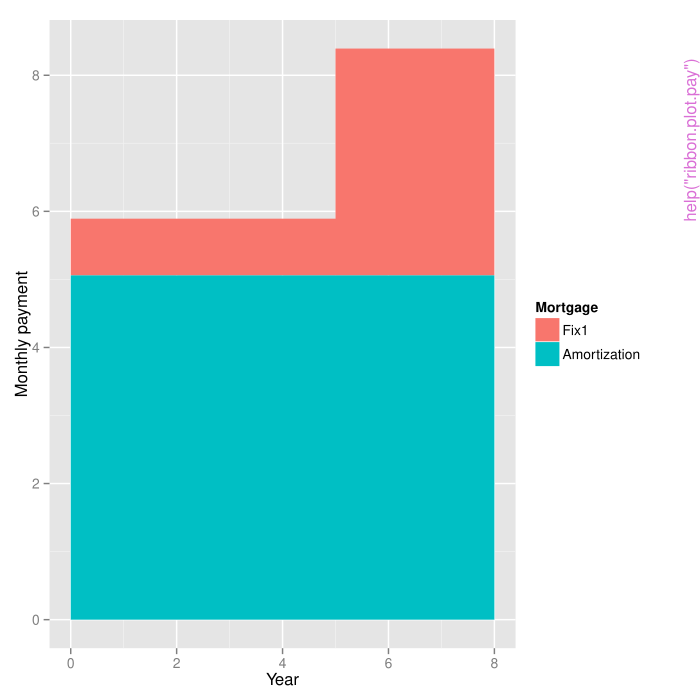

Source code (R):
pkgname <- "SwissMortgage"
source(file.path(R.home("share"), "R", "examples-header.R"))
options(warn = 1)
library('SwissMortgage')

assign(".oldSearch", search(), pos = 'CheckExEnv')
cleanEx()
nameEx("amortization")
### * amortization

flush(stderr()); flush(stdout())

### Name: amortization
### Title: Find the value of one amortization payment
### Aliases: amortization

### ** Examples

amortization(debt = 1000, rate = 1, period = 5)



cleanEx()
nameEx("fix.rate")
### * fix.rate

flush(stderr()); flush(stdout())

### Name: fix.rate
### Title: Find the fixed interest rates over given future period
### Aliases: fix.rate

### ** Examples

flexRate <- flex.rate()
current.fix.rates <- c(0.980, 0.960, 1.020, 1.150, 1.300, 1.460, 1.620, 1.780, 1.920, 2.060)
fix.rate(start.time = 0, period = 5, current.fix.rates = current.fix.rates, flex.rate = flexRate)



cleanEx()
nameEx("flex.rate")
### * flex.rate

flush(stderr()); flush(stdout())

### Name: flex.rate
### Title: Find the flexible interest rates over given future period
### Aliases: flex.rate

### ** Examples

flex.rate(current.rate = 1, final.rate = 5, period = 10)



cleanEx()
nameEx("interest.pay")
### * interest.pay

flush(stderr()); flush(stdout())

### Name: interest.pay
### Title: Find the payments over time for a mortgage
### Aliases: interest.pay

### ** Examples

interest.pay(debt = 1000, rate = 1, period = 5, interest.only = FALSE, amortization.period = 20)



cleanEx()
nameEx("plan.pay")
### * plan.pay

flush(stderr()); flush(stdout())

### Name: plan.pay
### Title: Find the payments over time for a set of mortgages
### Aliases: plan.pay

### ** Examples

plan <- list(
 "Fix1" = list(
   list(debt = 1000, rate = 1, period = 5, interest.only = TRUE, amortization.period = NULL),
   list(debt = 1000, rate = 2, period = 3, interest.only = TRUE, amortization.period = NULL)
 ),
 "Amortization" = list(
   list(debt = 1000, rate = 2, period = 8, interest.only = FALSE, amortization.period = 20)
 )
)

plan.pay(plan)



cleanEx()
nameEx("ribbon.plot.pay")
### * ribbon.plot.pay

flush(stderr()); flush(stdout())

### Name: ribbon.plot.pay
### Title: Ribbon plot for payments
### Aliases: ribbon.plot.pay

### ** Examples

plan <- list(
 "Fix1" = list(
   list(debt = 1000, rate = 1, period = 5, interest.only = TRUE, amortization.period = NULL),
   list(debt = 2000, rate = 2, period = 3, interest.only = TRUE, amortization.period = NULL)
 ),
 "Amortization" = list(
   list(debt = 1000, rate = 2, period = 8, interest.only = FALSE, amortization.period = 20)
 )
)

plan <- plan.pay(plan)
ribbon.plot.pay(plan)



cleanEx()
nameEx("shinyPlan2plan")
### * shinyPlan2plan

flush(stderr()); flush(stdout())

### Name: shinyPlan2plan
### Title: Convert a shinyPlan list to a plan list
### Aliases: shinyPlan2plan

### ** Examples

shinyPlan <- list(
   "Fix1" = list(debt = 200000, fix.rate = TRUE, period = 3, interest.only = TRUE, amortization.period = NULL, renew = 5),
   "Fix2" = list(debt = 200000, fix.rate = TRUE, period = 3, interest.only = TRUE, amortization.period = NULL, renew = 0),
   "Amm1" = list(debt = 200000, fix.rate = FALSE, period = 10, interest.only = FALSE, amortization.period = 20, renew = 0)
)
currentFixRates <- c(0.980, 0.960, 1.020, 1.150, 1.300, 1.460, 1.620, 1.780, 1.920, 2.060)
flexRate <- flex.rate()
shinyPlan2plan(shinyPlan = shinyPlan, currentFixRates = currentFixRates,  flexRate = flexRate, timeHorizon = 10)



### * <FOOTER>
###
cat("Time elapsed: ", proc.time() - get("ptime", pos = 'CheckExEnv'),"\n")
grDevices::dev.off()
###
### Local variables: ***
### mode: outline-minor ***
### outline-regexp: "\\(> \\)?### [*]+" ***
### End: ***
quit('no')
